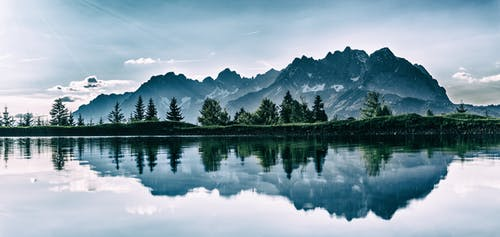
#> input picture Pratica G4/Delivery2/image.jpeg, 500 x 237 px
$ python histmask.py
#> lines starting #> are read from the running program, lines starting #| are printed output that depends on the picture
import cv2 as cv
import numpy as np
from matplotlib import pyplot as plt

img = cv.imread('image.jpeg',0)
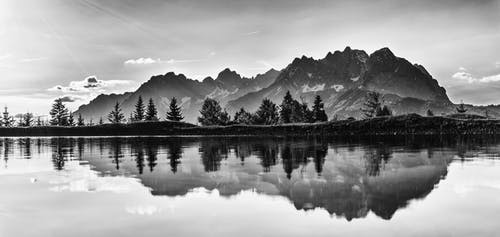
#> img: shape (237, 500); min 0, max 255, mean 151.2

# create a mask
mask = np.zeros(img.shape[:2], np.uint8)
mask[100:300, 100:400] = 255
masked_img = cv.bitwise_and(img,img,mask = mask)
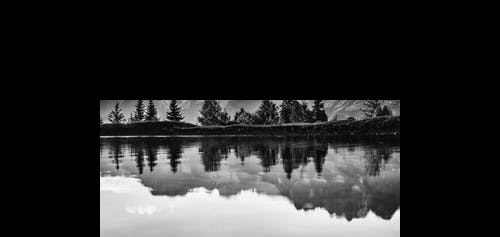
#> masked_img: shape (237, 500); min 0, max 255, mean 42.2

# Calculate histogram with mask and without mask
# Check third argument for mask
hist_full = cv.calcHist([img],[0],None,[256],[0,256])
#> hist_full = 256 values, max 1253 at index 214, min 26 at index 2, mean 462.9
hist_mask = cv.calcHist([img],[0],mask,[256],[0,256])
#> hist_mask = 256 values, max 385 at index 16, min 2 at index 255, mean 160.5

plt.subplot(221), plt.imshow(img, 'gray')
plt.subplot(222), plt.imshow(mask,'gray')
plt.subplot(223), plt.imshow(masked_img, 'gray')
plt.subplot(224), plt.plot(hist_full), plt.plot(hist_mask)
plt.xlim([0,256])

plt.show()
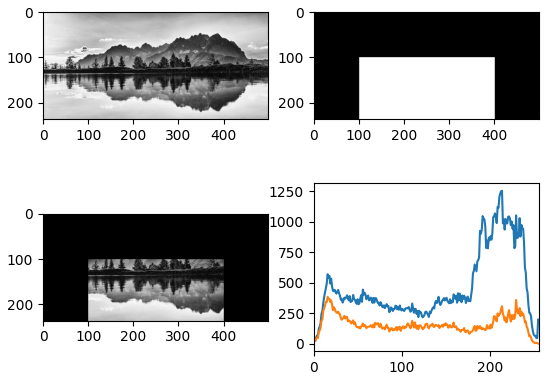
#> figure drawn by matplotlib, 4 panels; panel 4: curve peaks at x = 214, y = 1253; panel 4: curve peaks at x = 16, y = 385
